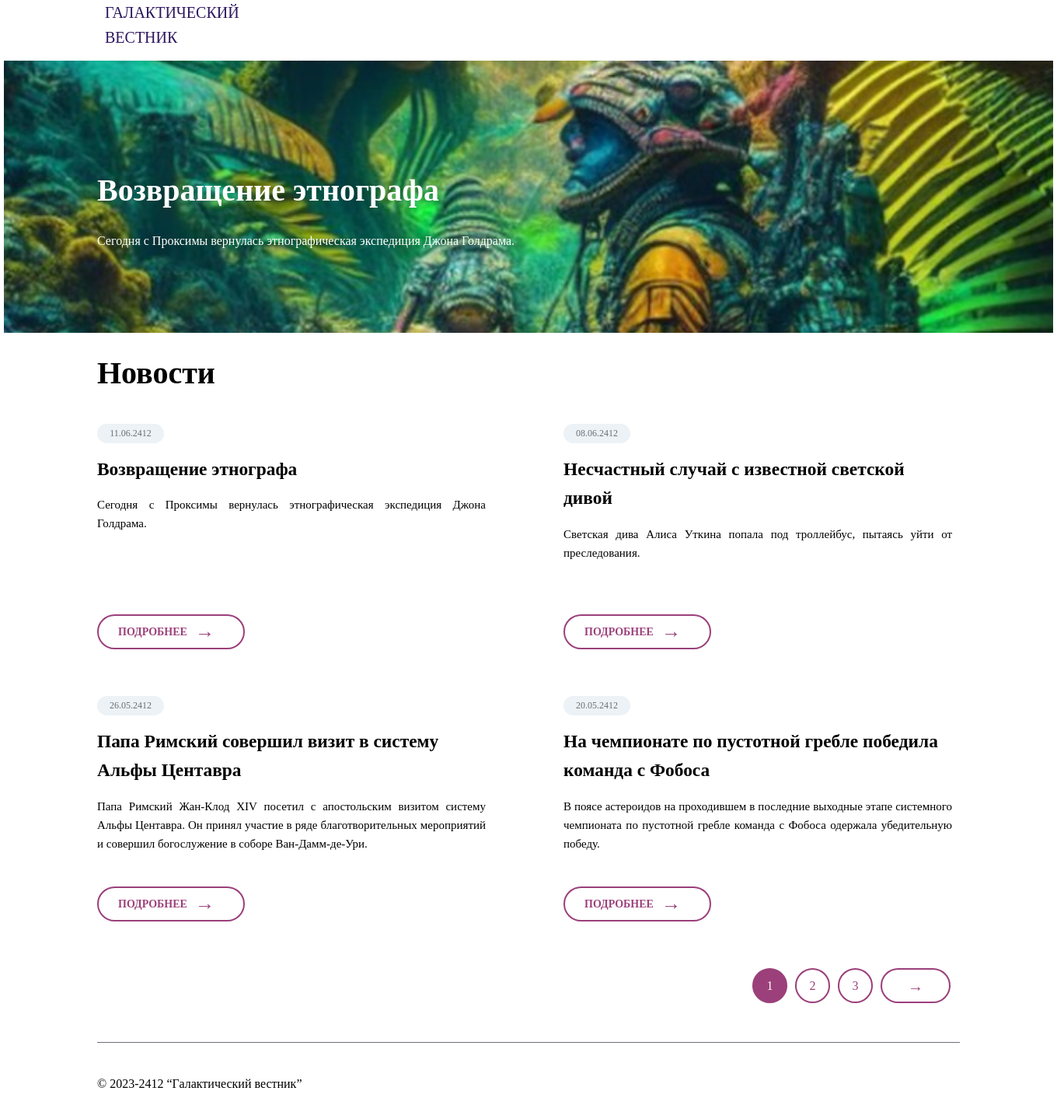
The app's page /news/group=0&newseg=0 with its own data.
### tables this page shows
CREATE TABLE `news` (
  `id` int(11) unsigned NOT NULL AUTO_INCREMENT,
  `date` datetime NULL DEFAULT NULL,
  `title` varchar(250) NOT NULL DEFAULT '',
  `announce` text NULL DEFAULT NULL,
  `content` text NULL DEFAULT NULL,
  `image` varchar(250) NOT NULL DEFAULT '',
  PRIMARY KEY (`id`),
  KEY `id` (`id`),

  KEY `idx_news_date` (`date`));

### index.php (called while the page is built, shortened)
<?php
$partsOrig = explode("/", $_SERVER["REQUEST_URI"]);
$prefix = '/news';
$postfix = '/newsID=';
$parts[1] = $partsOrig[1] ?? Null;
$parts[2] = $partsOrig[2] ?? Null;
$parts[3] = $partsOrig[3] ?? Null;
$uriFirstLevel = preg_match('/news/', (string) $parts[1]);
$uriSecondLevel = preg_match('/group=[0-9]*&newseg=[0-9]*/',(string) $parts[2]);
$uriThridLevel = preg_match('/newsID=[0-9]*/',(string) $parts[3]);
if ( ($parts[1] == NULL or $parts[1] == 'news') and $parts[2] == NULL):
    header("Location: /news/group=0&newseg=0");
    exit;
 elseif ( $uriFirstLevel == True and $uriSecondLevel == True and $parts[3] == Null):
$numbers = preg_split("/[=&]/",$parts[2]);
$newsID = $parts[3] ?? Null;
elseif ( $uriFirstLevel == True and $uriSecondLevel == True and $uriThridLevel == True):
$numbers = preg_split("/[=&]/",$parts[2]);
$newsID = preg_split("/=/",$parts[3])[1];
else:
    http_response_code(404);
	echo "<h3>Ошибка 404</h3><p1>Страница не существует</p1>";
	exit;
endif;
$database = new Database("localhost","galaxy_newspaper", "admin@localhost", "myawesomepass");
$gateway = new NewsGateway($database);
$view = new mainPageView();
$newsView = new showNewsView();
$controller = new NewsController($gateway,$view,$newsView);
$controller -> processRequest($_SERVER["REQUEST_METHOD"], (int)$numbers[1], (int) $numbers[3],$prefix,$postfix,$newsID);

### src/NewsGateway.php (called while the page is built)
<?php
class NewsGateway
{
    private PDO $conn;
    public function __construct(Database $database)
    {
        $this -> conn = $database -> getConnection();
    }
    public function getAll(): array
    {
        $sql = 'SELECT id, DATE_FORMAT(date, "%d.%m.%Y") as date,title,announce,content,image FROM news GROUP BY date DESC';
        $stmt = $this -> conn -> query($sql);
        $data = [];
        while ($row = $stmt -> fetch(PDO::FETCH_ASSOC)) {
            $data[] = $row;
        }
        return $data;
    }
}

### src/Database.php (called while the page is built, shortened)
<?php
class Database {
    public function getConnection(): PDO
    {
        $dsn = "mysql:host={$this->host};dbname={$this->name};charset=utf8";
        return new PDO($dsn, $this->user, $this->password, [
            PDO::ATTR_EMULATE_PREPARES => false,
            PDO::ATTR_STRINGIFY_FETCHES => false
        ]);
    }
}

### src/mainPageView.php (the view, shortened to what this page needs)
<?php
class mainPageView {
    public function newsDisplay (int $bubbleButtonsSect, int $bubbleButtonNum, array $groupFirstLevel, array $groupSecondLevel, string $adressPrefix, string $postfix): void {
echo '
<!DOCTYPE html>
<html>
<head>
<script type="text/javascript">
window.onbeforeunload = function() {
    sessionStorage.setItem("scrollPosition", window.scrollY.toString());
};
// After refreshing the page, set the scroll position
window.onload = function() {
    if(sessionStorage.getItem("scrollPosition") !== null) {
      window.scrollTo(0, parseInt(sessionStorage.getItem("scrollPosition")));
    }
};
</script>
<meta http-equiv="content-type" content="text/html; charset=UTF-8">
<link href="/src/mainPageView.css" rel="stylesheet" type="text/css" />
</head>
<body>
<div class="container">
<div class="top_panel">
<div class="logo">
    <object data="/src/Vector.svg"></object>
</div> <div> <a>ГАЛАКТИЧЕСКИЙ </br> ВЕСТНИК</a> </div>
</div>
<!-- <div class="maintext">
  <h2> Book room </h2>
  <p> some content</p>
</div> -->
<div class="last_news">
  <div><h1>' . $groupSecondLevel[0][0][0]['title'] . '</h1><p>'  .  $groupSecondLevel[0][0][0]['announce'] . '</div>
</div>
<div class="news_label">
<h1>Новости</h1>
</div>
<div class="news_list">
';
foreach($groupSecondLevel[$bubbleButtonsSect][$bubbleButtonNum] as $newsSection) {
echo '
<div class="news_content">
<a href="' . $adressPrefix . '/group=' . $bubbleButtonsSect . '&newseg=' . $bubbleButtonNum .$postfix . (string) $newsSection['id']  . '" class="news_content_button_link">
<div class="data">' . $newsSection['date'] . '</div>
<div class="news_content_level_II">
<div class="news_title"><h3>' . $newsSection['title'] . '</h3></div>
<div class="news_content_level_III"><p>' . $newsSection['announce'] . '</p></div>
</div>
<div class="open_news_button"><div class="open_news_button_textcontent">ПОДРОБНЕЕ </div><div class="arrow_form">&#8594</div></div>
</a>
</div>
';
};
echo '
</div>
<div class="switch_line">
<div class="news_switch_section"> ';
	$segIndex = 0;
for($x = $bubbleButtonsSect*3; $x < $bubbleButtonsSect*3 + count($groupSecondLevel[$bubbleButtonsSect]); $x++) {
	$buttonText = $x+1;
    if ((int) $buttonText == 3*$bubbleButtonsSect + $bubbleButtonNum + 1) {
    echo '<a href="' . $adressPrefix .'/group='. $bubbleButtonsSect .'&newseg=' .        $segIndex . '" class = "bubbleButtonHypLink"><div    class="next_previous_button_selected"><div   class="bubbleButtonText">' . $buttonText . '</div></div></a>';
} else { echo '<a href="' . $adressPrefix . '/group='. $bubbleButtonsSect .'&newseg='. $segIndex . '" class = "bubbleButtonHypLink"><div class="news_switch_section_switch_I"><div class="bubbleButtonText">'. $buttonText .'</div></div></a>';
};
    $segIndex++;
};
if ($bubbleButtonsSect == 0) {
		echo '<a href="' . $adressPrefix . '/group='. (string)($bubbleButtonsSect + 1) .'&newseg=0" class="next_previous_button_link"><div class="next_previous_button"> &#8594 </div></a>';
} elseif  ($bubbleButtonsSect > 0 and $bubbleButtonsSect < count($groupSecondLevel)-1) {
		echo '<a href="' . $adressPrefix . '/group='. (string)($bubbleButtonsSect + 1) .'&newseg=0" class="next_previous_button_link><div class="next_previous_button"> &#8594 </div></a>';
	};
echo '
</div>
</div>
';
echo '
<div class="footer_line"></div>
<div>
<footer class = "footer_content">
<div>
  <p>&copy 2023-2412 <q>Галактический вестник</q></p>
</div>
</footer>
</div>
<script src="https://ajax.googleapis.com/ajax/libs/jquery/3.6.0/jquery.min.js"></script>
<script>
        $(document).ready(function() {
            $(".last_news").css("backgroundImage", "url(/src/images/' . $groupSecondLevel[0][0][0]['image'] . ')");
        });
</script>
</body>
</html>
';
}
}

### src/NewsController.php (shortened to what this page needs)
<?php
class NewsController {
    public function processRequest(string $method, ?int $par1, ?int $par2, ?string $prefix, ?string $postfix, ?string $newsID): void
    {
        if ($newsID){
            $this -> showParticularPage($par1,$par2,$newsID,$prefix,$postfix);
        } else {
        $this -> processCollectionRequest($method, $par1, $par2, $prefix,$postfix);
        }
    }
    private function processCollectionRequest(string $method, int $par1, int $par2, string $prefix, string $postfix): void
      {
        switch ($method) {
                case "GET":
                    $content = $this->gateway->getAll();
                    $groupFirstLevel = array_chunk($content,4);
                    $groupSecondLevel = array_chunk($groupFirstLevel,3);
                    $response = $this -> view -> newsDisplay($par1,$par2,$groupFirstLevel,$groupSecondLevel,$prefix,$postfix);
                    break;
            }
      }
}

### src/mainPageView.css (style rules this page uses)
*, *:before, *:after { margin:0; padding:0; -webkit-box-sizing: border-box; -moz-box-sizing: border-box; -ms-box-sizing: border-box; box-sizing: border-box; }
body { margin:0; line-height:1.6; font-family: Serif; }
.container { width:100%; max-width: 1350px; max-height: 2186px; margin: 0 auto; }
.top_panel { background-color: #FFFFFF; overflow: hidden; text-align: left; text-decoration: none; font-size: 20px; margin-left: 120px; padding-bottom:1%; color: #2C145E; }
.top_panel div { display: flex; float: left; margin-right:10px; }
.last_news { background: url("c6e252ce94fd757ae97522197c394239.jpg") no-repeat center center; -webkit-background-size; -moz-background-size:cover; -o-background-size:cover; background-size: cover; overflow:hidden; height:350px; width:1350px; }
.last_news div { position:relative; padding-top: 10%; font-color: white; color: white; padding-left: 120px; width:1100px; }
.last_news h1 { font-size: 40px; margin-bottom:20px; }
.news_label { overflow: hidden; text-align: left; text-decoration: none; font-size: 20px; margin-left: 120px; padding-bottom:1%; width:1520; height:90px font-size: 64px; margin-top:20px; margin-bottom:20px; }
.news_content { text-decoration:none; width:500px; height:290px; position:relative; margin-right:100px; margin-bottom:60px; }
.news_content_button_link { text-decoration:none; color:black; }
.news_list { display:flex; flex-wrap: wrap; margin-left:120px; }
.data { margin-bottom:15px; }
.news_content_level_II { font-size:14px; text-align:justify; }
.news_title { font-size:20px; text-align:left; }
.news_content_level_III { margin-top:15px; font-size:15px; }
.data { background:#ECF2F5; width: 86px; height:25px; border-radius: 20px; text-align:center; align-items: center; padding-top:3px; font-size:12px; color:#6C6E7B; }
.open_news_button { background:white; width: 190px; height:45px; border-radius: 50px; text-align:center; display: flex; color:#9B407A; border-style:solid; border-width:2px; border-color:#9B407A; position:absolute; bottom:0px; }
.open_news_button_textcontent { position:relative; top:10px; padding-left:25px; margin-right:10px; font-size:14px; font-weight: bold; }
.arrow_form { position:relative; bottom:0px; font-size:25px; }
.switch_line { width:100%; height:55px; }
.news_switch_section { display:flex; height:54px; width:322px; float:right; margin-right:65px; }
.bubbleButtonHypLink { text-decoration:none; }
.news_switch_section_switch_I { border-radius: 100%; border-style: solid; border-width: 2px; width:45px; height:45px; text-align: center; padding-top:4%; margin-right:10px; color:#9B407A; }
.bubbleButtonText { position:relative; top:6px; font-size:16px; }
.next_previous_button_selected { background:#9B407A; color: white; border-color: #9B407A; border-radius: 100%; border-style: solid; border-width: 2px; width:45px; height:45px; text-align: center; padding-top:4%; margin-right:10px; }
.next_previous_button_link { text-decoration:none; padding-right:10px; }
.next_previous_button { background:white; width: 90px; height:45px; border-radius: 50px; text-align:center; font-size:20px; font-weight:bold; color:#9B407A; border-style:solid; border-width:2px; border-color:#9B407A; padding-top:5px; }
.footer_content { margin-left:120px; margin-bottom:40px; }
.footer_line { margin-top:40px; margin-right:120px; margin-left:120px; border-top: 1px solid #6C6E7B; margin-bottom:40px; }

### records on screen
news: title "Возвращение этнографа", announce "Сегодня с Проксимы вернулась этнографическая экспедиция Джона Голдрама.", date "11.06.2412"
news: date "08.06.2412", title "Несчастный случай с известной светской дивой", announce "Светская дива Алиса Уткина попала под троллейбус, пытаясь уйти от преследования."
news: date "26.05.2412", title "Папа Римский совершил визит в систему Альфы Центавра", announce "Папа Римский Жан-Клод XIV посетил с апостольским визитом систему Альфы Центавра. Он принял участие в ряде благотворительных мероприятий и совершил богослужение в соборе Ван-Дамм-де-Ури."
news: date "20.05.2412", title "На чемпионате по пустотной гребле победила команда с Фобоса", announce "В поясе астероидов на проходившем в последние выходные этапе системного чемпионата по пустотной гребле команда с Фобоса одержала убедительную победу."

### other values on screen
$buttonText "1"
$buttonText "2"
$buttonText "3"
